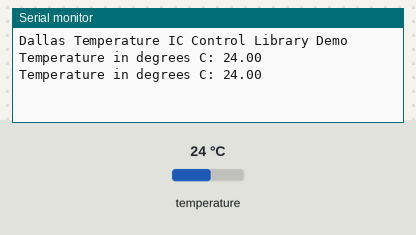
The sketch below on a simulated Arduino Uno, built with avr-gcc and run on an emulated ATmega328P. Shown: the last lines printed to the serial monitor. The inputs (shaded band) are chosen by the test bench; at power-on: temperature 24 °C.

Above: at 2.8 s.
2.9 s: temperature set to 12 °C
At 3.7 s:
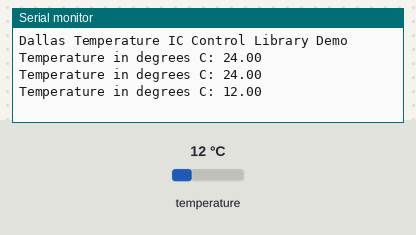
4.7 s: temperature set to 19 °C
At 4.7 s:
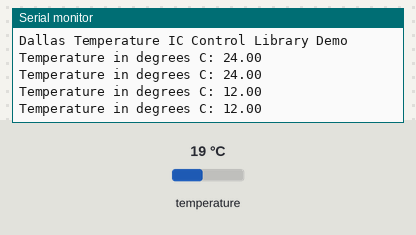
Timing chart, 0 to 7.7 s (numbered marks = the images above; inputs shaded):
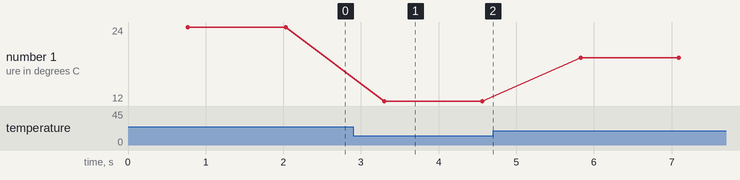

Measured:
- after the input at 2.9 s, the serial monitor: prints a new line after 0.40 s (image 1)
- plotted number 1: 24 → 12 after the input at 2.9 s, 12 → 19 after the input at 4.7 s

The sketch:

one_wire_DS18B20_Request_Temp.ino
```cpp
// Sophronis Mantoles
// 08/29/2020
// based on onewire example.  Polls the temperature from the dallas DS18B20 chip and displays on serial port.
// temperature reading is in degrees C

#include <OneWire.h>
#include <DallasTemperature.h>

// Data wire is plugged into pin 2 on the Arduino
#define OneWireBus 2

// Setup a oneWire instance to communicate with any OneWire devices
// (not just Maxim/Dallas temperature ICs)
OneWire oneWire(OneWireBus);

// Pass our oneWire reference to Dallas Temperature.
DallasTemperature sensors(&oneWire);

void setup(void)
{
  // start serial port
  Serial.begin(9600);
  Serial.println("Dallas Temperature IC Control Library Demo");

  // Start up the library
  sensors.begin();
}


void loop(void)
{
  // call sensors.requestTemperatures() to issue a global temperature
  // request to all devices on the bus
  //Serial.print(" Requesting temperatures...");
  sensors.requestTemperatures(); // Send the command to get temperatures
  //Serial.println("DONE");

  Serial.print("Temperature in degrees C: ");
  Serial.print(sensors.getTempCByIndex(0)); // Why "byIndex"?
  Serial.println();
    // You can have more than one IC on the same bus.
    // 0 refers to the first IC on the wire
    delay(500);
}
```
